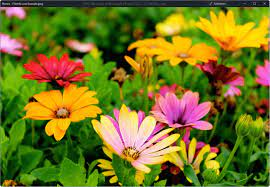
#> input picture download.jpg, 270 x 187 px
$ python resize_1.py
#> lines starting #> are read from the running program, lines starting #| are printed output that depends on the picture
from PIL import Image

image = Image.open('download.jpg')
#> image is the input picture: PIL image 270x187 RGB; mean R, G, B 114.6, 114.9, 33.1

image.show()

width,height=image.size
#> width = 270; height = 187
print(width,height)
#| 270 187

new_width =width*3
#> new_width = 810
new_height = height*3
#> new_height = 561

new_image = image.resize((new_width,new_height))
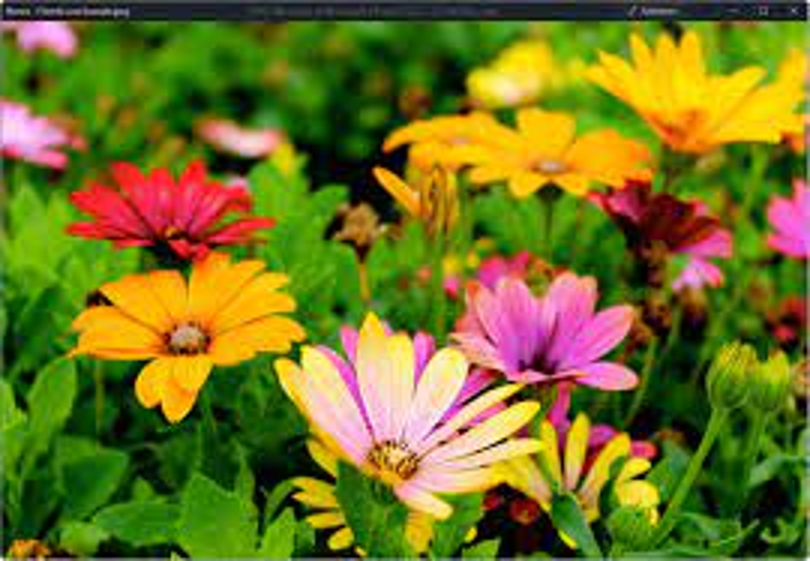
#> new_image: PIL image 810x561 RGB; mean R, G, B 114.6, 114.9, 33.2
new_image.show()
print(new_width,new_height)
#| 810 561
